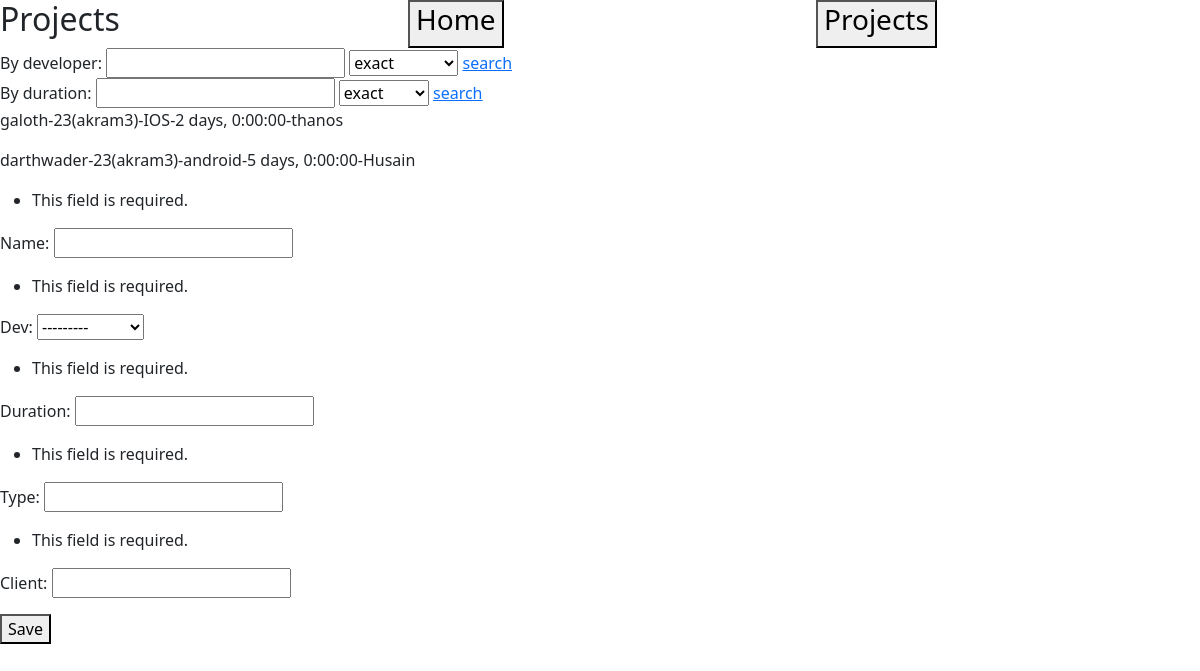
Page /projects on the earlier database version.
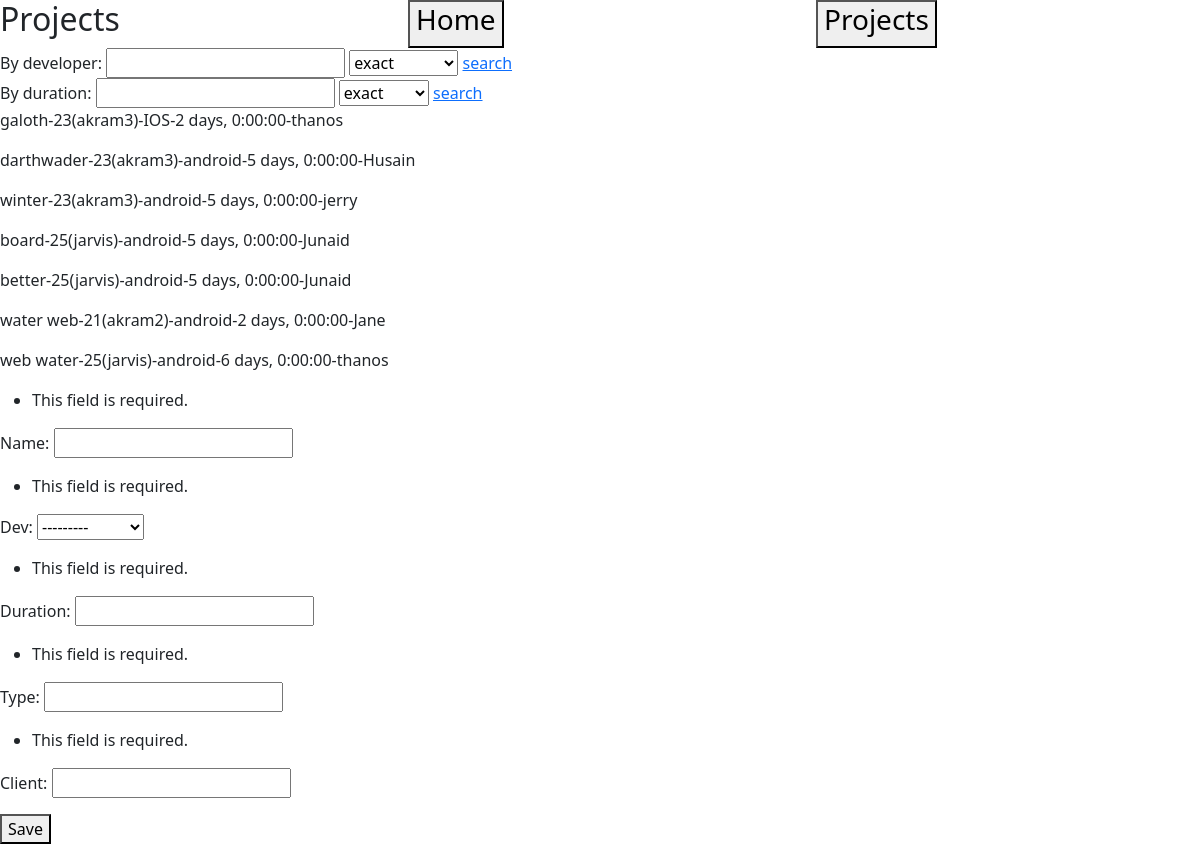
Same page on the later database version.
### app/models.py (models this page shows)
class projectmodel(models.Model):
    name = models.CharField(max_length=50, null=True)
    dev = models.ForeignKey(employeemodel, on_delete=models.CASCADE)
    duration = models.DurationField(null=True)
    type = models.CharField(null=True, max_length= 50)
    client = models.CharField(null=True, max_length= 100)

class employeemodel(models.Model):
    name = models.CharField(max_length=50)
    address = models.CharField(max_length=100)
    occupation = models.CharField(choices=O_C,max_length=50, default="Web developer")
    start_date = models.DateField(auto_now=False, auto_now_add=False, null= True)
    end_date = models.DateField( auto_now=False, auto_now_add=False, null= True, blank = True)
    def __str__(self) -> str:
        return f"{self.id}({self.name})"

### app/views.py (the view, shortened to what this page needs)
# urls.py: path("projects", views.projectclass.as_view(), name="project-class"),
class projectclass(View):
    template_name =  "project.html"
    def get(self, request, tsearch = None, type =  None, s_date = None):
        if tsearch and type == "icontains":
            print("For icontains match")
            query = projectmodel.objects.filter(dev__name__icontains = tsearch)
        elif tsearch and type == "exact":
            print("For exact match")
            query = projectmodel.objects.filter(dev__name__exact = tsearch)
        elif tsearch and type == "iexact":
            print("For iexact match")
            query = projectmodel.objects.filter(dev__name__iexact = tsearch)
        elif tsearch and type == "startswith":
            print("For startswith match")
            query = projectmodel.objects.filter(dev__name__startswith = tsearch)
        elif tsearch and type == "isstartswith":
            print("For isstartswith match")
            query = projectmodel.objects.filter(dev__name__isstartswith = tsearch)
        elif tsearch and type == "endswith":
            print("For endswith match")
            query = projectmodel.objects.filter(dev__name__endswith = tsearch)
        elif tsearch and type == "iendswith":
            print("For isendswith match")
            query = projectmodel.objects.filter(dev__name__iendswith = tsearch)
        elif tsearch and type == "isnull":
            print("For isnull match")
            query = projectmodel.objects.filter(dev__name__isnull = tsearch)
        elif s_date:
            print("For date match")
            query = projectmodel.objects.filter(start_date__date = s_date)
        else:
            query = projectmodel.objects.all()
        form = projectmodelform(request.POST)
        context = {"data": query, "form": form}
        return render(request=request, template_name=self.template_name, context= context)

### app/forms.py
class projectmodelform(forms.ModelForm):
    class Meta:
        model = projectmodel
        fields = '__all__'

### templates/project.html (shortened to what this page needs)
{% extends "base.html" %}
{% block code %}
<div class="col">
    By developer:
    <input type="text"  id ="search">
    <select name="cars" id="qtyp">
        <option value="exact">exact</option>
    </select>
    <a href="#" onclick="searchh()">search</a>
</div>
<div class="col">
    By duration:
    <input type="text"  id ="search">
    <select name="cars" id="qtyp">
        <option value="gt">exact</option>
    </select>
    <a href="#" onclick="searchh()">search</a>
</div>
{% for obj in data %}
    <p>{{obj.name}}-{{obj.dev}}-{{obj.type}}-{{obj.duration}}-{{obj.client}}</p>
{% endfor %}
<form method = "post">
    {{form.as_p}}
    <button type = "submit">Save</button>
</form>
{% endblock %}

### templates/base.html (shortened to what this page needs)
<!doctype html>
<html lang="en">
  <head>
    <link href="https://cdn.jsdelivr.net/npm/bootstrap@5.0.2/dist/css/bootstrap.min.css" rel="stylesheet">
  </head>
  <body>
  </body>
</html>
<div class =  row>
  <div class  = "col">
      <h2>{% block Title%}Employee page{% endblock %}</h2>
  </div>
  <div class = "col end">
      <a href="{% url 'employee-class' %}"><button><h3>Home</h3></button></a>
  </div>
  <div class = "col end">
      <a href="{% url 'project-class' %}"><button><h3>Projects</h3></button></a>
  </div>
</div>
{% block code %}
{% endblock %}

Differences in the rows shown:
added projectmodel: name "winter", dev "23(akram3)", type "android", duration "5 days, 0:00:00", client "jerry"
added projectmodel: name "board", dev "25(jarvis)", type "android", duration "5 days, 0:00:00", client "Junaid"
added projectmodel: name "better", dev "25(jarvis)", type "android", duration "5 days, 0:00:00", client "Junaid"
added projectmodel: name "water web", dev "21(akram2)", type "android", duration "2 days, 0:00:00", client "Jane"
added projectmodel: name "web water", dev "25(jarvis)", type "android", duration "6 days, 0:00:00", client "thanos"
